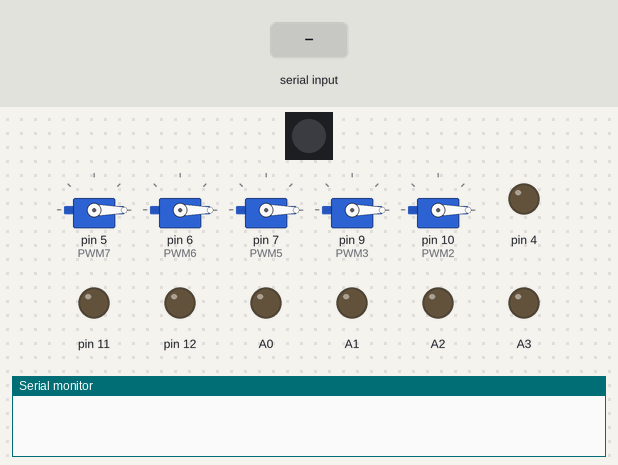
This sketch was run on a simulated Arduino Nano, built with avr-gcc and run on an emulated ATmega328P. Shown: 5 × servo, 1 RGB LEDs in strip order, left to right, output pins drawn as LEDs (lit = HIGH), the last lines printed to the serial monitor. The test bench sets the inputs (shaded band).

Above: at 1.2 s.
1.3 s: "90,45\n" received over Serial
At 2.5 s:
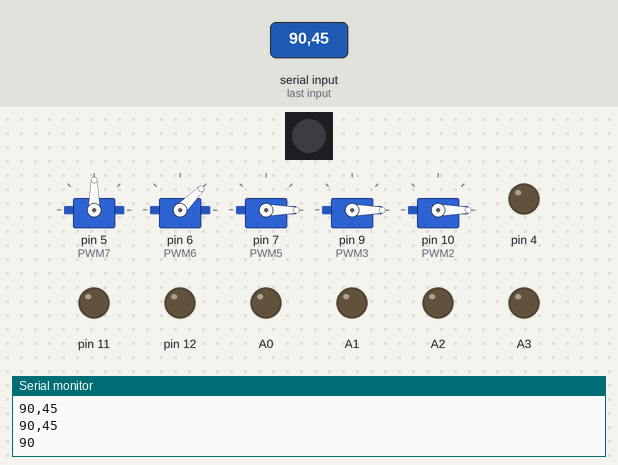
2.8 s: "30,150\n" received over Serial
At 3.7 s:
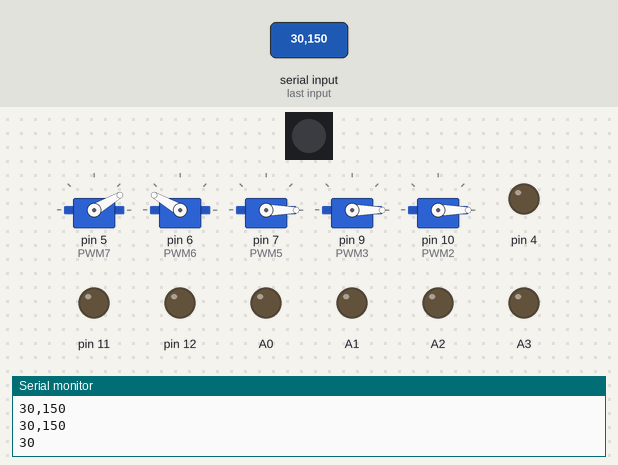
4.3 s: "5\n" received over Serial
At 4.9 s:
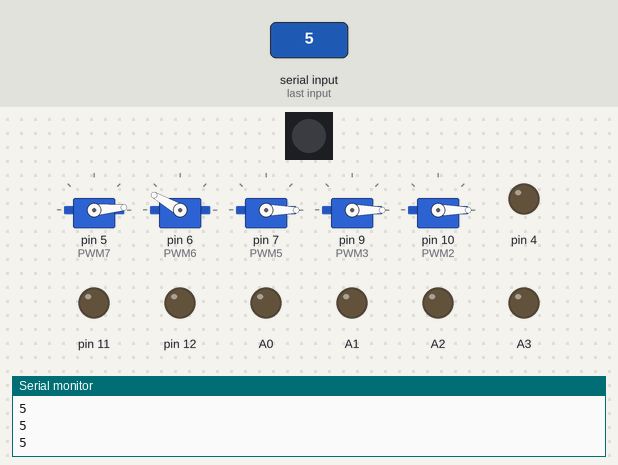
5.8 s: "200\n" received over Serial
At 7.0 s:
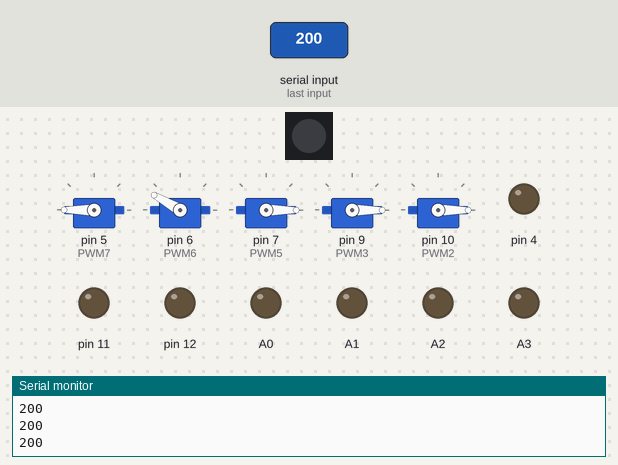
7.3 s: "90\n" received over Serial
At 8.4 s:
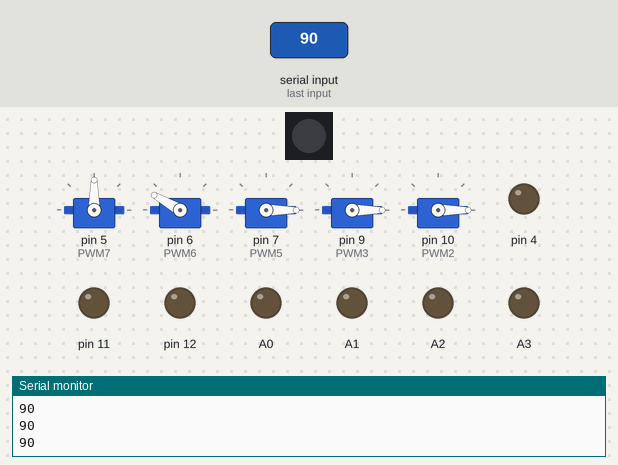
Timing chart, 0 to 9.8 s (numbered marks = the images above; inputs shaded):
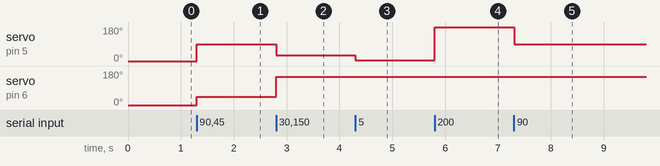

The sketch:

Arduino_Template.ino
```cpp
#include <FastLED.h>
#include <Servo.h>

//INPUTS
#define IN0 2                     // PD2 DDDDDD
#define IN1 3                     // PD3 DDDDDD
#define IN2 A4                    // PC4
#define IN3 A5                    // PC5
#define IN4 A6                    //
#define IN5 A7                    //

//OUTPUTS
#define LED 13                    // PB5
#define OUT0 A0                   // PC0
#define OUT1 A1                   // PC1
#define OUT2 A2                   // PC2
#define OUT3 A3                   // PC3
#define OUT4 4                    // PD4 DDDDDD

//PWM OUT
#define PWM0 12 // 5V             // PB4
#define PWM1 11 // 5V             // PB3
#define PWM2 10 // 5V_1           // PB2
#define PWM3 9  // 5V_1           // PB1
#define PWM4 8  // 5V_2           // PB0
#define PWM5 7  // 5V_2           // PD7 DDDDDD
#define PWM6 6  // 5V_2           // PD6 DDDDDD
#define PWM7 5  // 5V_2           // PD5 DDDDDD


// ATMEL ATMEGA8 & 168 / ARDUINO
//
//                  +-\/-+
//            PC6  1|    |28  PC5 (AI 5)
//      (D 0) PD0  2|    |27  PC4 (AI 4)
//      (D 1) PD1  3|    |26  PC3 (AI 3)
//      (D 2) PD2  4|    |25  PC2 (AI 2)
// PWM+ (D 3) PD3  5|    |24  PC1 (AI 1)
//      (D 4) PD4  6|    |23  PC0 (AI 0)
//            VCC  7|    |22  GND
//            GND  8|    |21  AREF
//            PB6  9|    |20  AVCC
//            PB7 10|    |19  PB5 (D 13)
// PWM+ (D 5) PD5 11|    |18  PB4 (D 12)
// PWM+ (D 6) PD6 12|    |17  PB3 (D 11) PWM
//      (D 7) PD7 13|    |16  PB2 (D 10) PWM
//      (D 8) PB0 14|    |15  PB1 (D 9)  PWM
//                  +----+
//
//
//
//
//
//

struct led{
  byte red;
  byte green;
  byte blue;
  byte nul;
  };

CRGB leds[1];

Servo J1_SERVO;
Servo J2_SERVO;
Servo J3_SERVO;
Servo J4_SERVO;
Servo J5_SERVO;
Servo J6_SERVO;

// OUTPUT TRIM

led LED_VALUE;


int J1_MIN = 30 , J1_TRIM = 45 , J1_MAX = 100 , J1_VALUE;
int J2_MIN = 30 , J2_TRIM = 45 , J2_MAX = 100 , J2_VALUE;
int J3_MIN = 30 , J3_TRIM = 45 , J3_MAX = 100 , J3_VALUE;
int J4_MIN = 30 , J4_TRIM = 45 , J4_MAX = 100 , J4_VALUE;
int J5_MIN = 30 , J5_TRIM = 45 , J5_MAX = 100 , J5_VALUE;
int J6_MIN = 30 , J6_TRIM = 45 , J6_MAX = 100 , J6_VALUE;


String inputString = "";         // a String to hold incoming data
bool stringComplete = false;

void serialEvent() {
  while (Serial.available()) {


    char inChar = (char)Serial.read();


    inputString += inChar;


    if (inChar == '\n') {
      stringComplete = true;
    }
  }
}


void setup() {
  J1_SERVO.attach(PWM7);
  J2_SERVO.attach(PWM6);
  J3_SERVO.attach(PWM5);
  J4_SERVO.attach(PWM4);
  J4_SERVO.attach(PWM3);
  J6_SERVO.attach(PWM2);

  DDRB = B00111111; //7~0
  DDRD = B11110000; //7~0
  DDRC = B00001111; //7~0

  Serial.begin(115200);
  Serial.setTimeout(1);
  FastLED.addLeds<NEOPIXEL, LED>(leds, 1);
  J1_SERVO.write(J1_TRIM);
  J2_SERVO.write(J2_TRIM);
  J3_SERVO.write(J3_TRIM);
  J4_SERVO.write(J4_TRIM);
  J4_SERVO.write(J5_TRIM);
  J6_SERVO.write(J6_TRIM);

  inputString.reserve(200);
}


//string: a variable of type String
//val: the value to search for - char or String
//from: the index to start the search from

void loop() {

  Serial.println(inputString);
  if (stringComplete) {
    Serial.println(inputString);
    sscanf(inputString.c_str(),"%d,%d,%d,%d,%d,%d,%ld",&J1_VALUE, &J2_VALUE, &J3_VALUE, &J4_VALUE, &J5_VALUE, &J6_VALUE, &LED_VALUE);
    // clear the string:
    Serial.println(J1_VALUE);
    inputString = "";
    stringComplete = false;
  }
  J1_SERVO.write(J1_VALUE);
  J2_SERVO.write(J2_VALUE);
  J3_SERVO.write(J3_VALUE);
  J4_SERVO.write(J4_VALUE);
  J5_SERVO.write(J5_VALUE);
  J6_SERVO.write(J6_VALUE);


    leds[0] = CRGB(LED_VALUE.red, LED_VALUE.green, LED_VALUE.blue);
    FastLED.show();


}


/*
  for (pos = 0; pos <= 180; pos += 1) { // goes from 0 degrees to 180 degrees
  // in steps of 1 degree
  myservo.write(pos);              // tell servo to go to position in variable 'pos'
  delay(15);                       // waits 15 ms for the servo to reach the position
  }
  for (pos = 180; pos >= 0; pos -= 1) { // goes from 180 degrees to 0 degrees
  myservo.write(pos);              // tell servo to go to position in variable 'pos'
  delay(15);                       // waits 15 ms for the servo to reach the position
  }

*/
```

Measured:
- after the input at 1.3 s, servo on pin 5 (PWM7): 0° → 90° at once; servo on pin 6 (PWM6): 0° → 45° at once
- after the input at 2.8 s, servo on pin 5 (PWM7): 90° → 30° at once; servo on pin 6 (PWM6): 45° → 150° at once
- after the input at 4.3 s, servo on pin 5 (PWM7): 30° → 5° at once
- after the input at 5.8 s, servo on pin 5 (PWM7): 5° → 180° at once
- after the input at 7.3 s, servo on pin 5 (PWM7): 180° → 90° at once
